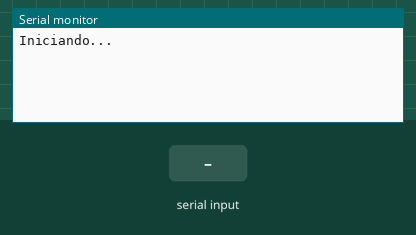
The sketch below on a simulated Arduino Mega 2560, built with avr-gcc and run on an emulated ATmega2560. Shown: the last lines printed to the serial monitor. The inputs (shaded band) are chosen by the test bench.

Above: at 1.2 s.
1.3 s: "!" received over the second serial link
At 2.2 s:
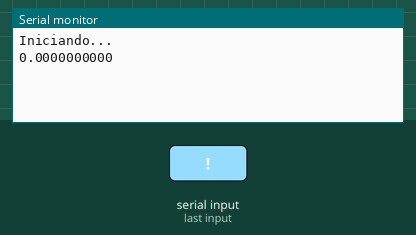
2.8 s: "90;45\n" received over the second serial link
At 3.4 s:
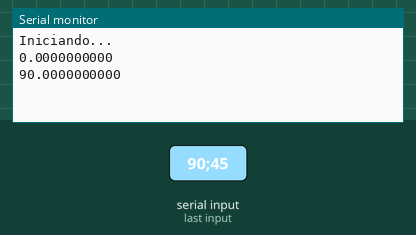

Measured:
- after the input at 1.3 s, the serial monitor: prints a new line at once (image 1)
- after the input at 2.8 s, the serial monitor: prints a new line at once (image 2)

The sketch:

bt_test.ino
```cpp
String command; // a string to hold the incoming command
boolean commandReceived = false; // whether the command has been received in full

void setup() {
  Serial1.begin(9600);
  Serial.begin(9600);
  Serial.println("Iniciando...");
}

void loop() {
  // main loop
  serialEvent();
  handleCommand();
}

bool primero = true;
float lat = 0.0;
float lon = 0.0;
String valStr = "";
void serialEvent(){
  while (Serial1.available()) {
  // all we do is construct the incoming command to be handled in the main loop

    // get the incoming byte from the serial stream
    char incomingByte = (char)Serial1.read();
    //Serial.print(incomingByte);

    if (incomingByte == '!')
    {
       // marks the end of a command
       commandReceived = true;
       lon = command.toFloat();
       Serial.println(lon,10);
       return;
    }
    else if (incomingByte == '@')
    {
       // marks the start of a new command
       command = "";
       commandReceived = false;
       return;
    }
    else if (incomingByte == ';')
    {
       lat = command.toFloat();
       command = "";
       Serial.println(lat,10);
    }
    else
    {
      command += incomingByte;
      return;
    }

  }
}

void handleCommand() {

  if (!commandReceived) return; // no command to handle

  // variables to hold the command id and the command data
  int id;
  int data[9];

  // NOT SURE WHAT TO DO HERE!!

  // flag that we've handled the command
  commandReceived = false;
}
```
